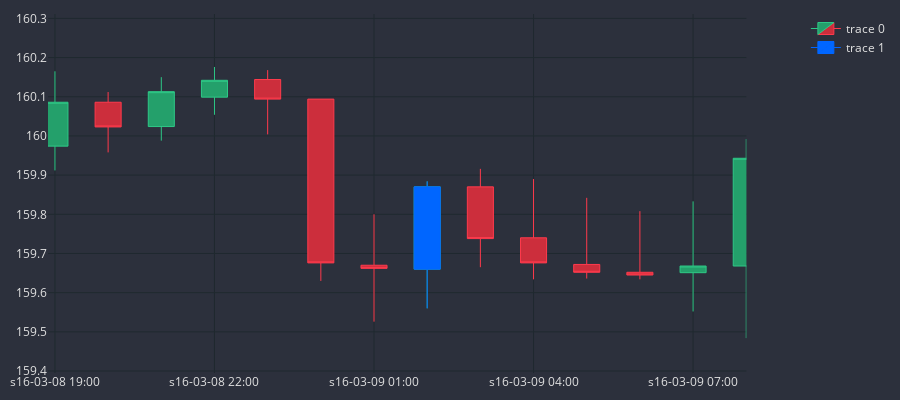

This figure's notebook cell:
### Code cell
MARKER = '#0066FF'
dfp = df_an.iloc[1000:1100]
cp = CandlePlot(dfp,candles=True)
df_temp = cp.df_plot[cp.df_plot.MORNING_STAR==True]
cp.fig.add_trace(go.Candlestick(
                x = df_temp.sTime,
                open = df_temp.mid_o,
                high =df_temp.mid_h,
                low = df_temp.mid_l,
                close = df_temp.mid_c,
                line = dict(width=1),
                opacity = 1,
                increasing_fillcolor = MARKER,
                decreasing_fillcolor = MARKER,
                increasing_line_color = MARKER,
                decreasing_line_color = MARKER,
            ))
cp.show_plot()
